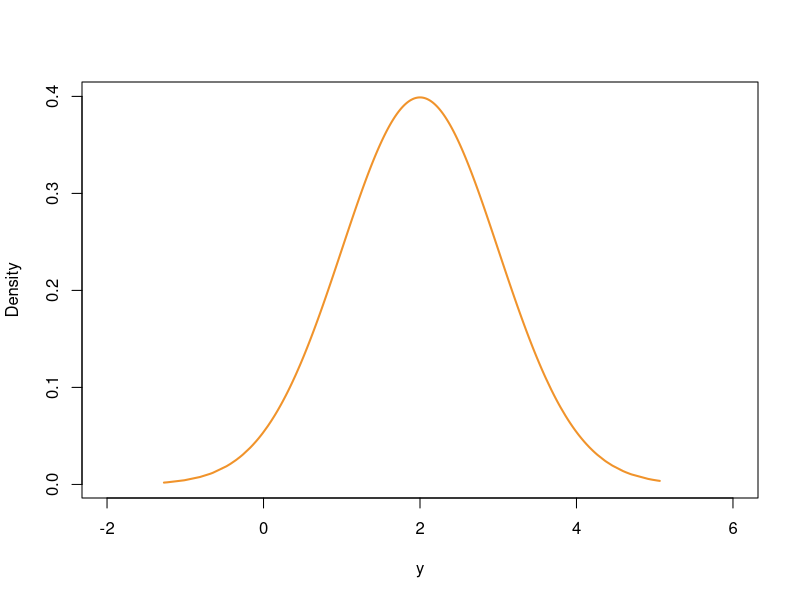

Write R code to recreate this figure.
##2023-10-06 r语言练习题
###1. 创建[1,100]之间所有奇数组成的向量
odd_vec = seq(1,100,2)
odd_vec

###2. 将长度为200的数值型向量t中第5个元素删除，并在此位置中添加元素11和21
vec = seq(1,200)
length(vec)
vec = vec[-c(5)]  #删除第五个元素
vec = append(vec,11,after=4)
vec = append(vec,21,after=5)
vec

###3. 将1到24构成的自然数序列构建为行数为3、列数为4、组数为2的数组并访问第二组数据
y = c(1:24)
t = array(y,c(3,4,2))
print(t[,,2]) #访问第二组数据

###4. 定义一个4行5列的三维数组，数值为1:60, 行命名为c('R1','R2','R3','R4')，列命名为c('C1','C2','C3','C4','C5')，维度命名为c('T1','T2','T3')
y1 = c(1:60)
row_names = c('R1','R2','R3','R4')
col_names = c('C1','C2','C3','C4','C5')
dim_names = c('T1','T2','T3')
t1 = array(y1,c(4,5,3),dimnames = list(row_names,col_names,dim_names))
t1

###5. 根据下面给定的列，创建一个数据框，命名为ForeDataFrm
# > X = c(1,1,1)
# > Y = c(2,2,2)
# > temp = c(14.7,18.5,25.9)
# > RH = c(66,73,41)
# > wind = c(2.7,8.5,3.6)
# > rain = c(0,0,0)
# > area = c(0,0,0)
# > month = c('aug','aug','aug')
# > day = c('fri','fri','fri')
X = c(1,1,1)
Y = c(2,2,2)
temp = c(14.7,18.5,25.9)
RH = c(66,73,41)
wind = c(2.7,8.5,3.6)
rain = c(0,0,0)
area = c(0,0,0)
month = c('aug','aug','aug')
day = c('fri','fri','fri')
res = cbind(X,Y,temp,RH,wind,rain,area,month,day)
ForeDataFrm = data.frame(res)
ForeDataFrm


###6. 查看ForeDataFrm数据框的列名
col_name = colnames(ForeDataFrm)
col_name

###7. 判断ForeDataFrm是否是数据框类型
print(is.data.frame(ForeDataFrm))

###8. 访问ForeDataFrm数据框的第1列和第3列
col1 = ForeDataFrm[1]
col3 = ForeDataFrm[3]

###9. 访问ForeDataFrm中wind这一列
Fwind_ = ForeDataFrm["wind"]

###10. 判断a=123.4和b='123.4'是否为数值型，整数型，字符串型，逻辑型
a=123.4
b='123.4'
######数值型
print(is.numeric(a))
print(is.numeric(b))
######整数型
print(is.integer(a))
print(is.integer(b))
######字符串型
print(is.character(a))
print(is.character(b))
######逻辑型
print(is.logical(a))
print(is.logical(b))

###11. 查看向量a和b的数据类型
a=123.4
b='123.4'
print(class(a))
print(class(b))

###12. 将a转换为字符串类型，将b转换为浮点型
a=123.4
b='123.4'
a = as.character(a)
a
b = as.double(b)
b

###13. 将e = c(1:10)向量转换为矩阵
e = c(1:10)
e = as.matrix(e)
e

###14. 计算以2为底10的对数的平方根，并保留3位小数位数
out = round(sqrt(log(10,2)),3) 
out

###15. 计算向量y的和，累计和，连乘积
y = c(1:10)
sum1 = sum(y)
sum1  ##和
cumsum1 = cumsum(y)
cumsum1  ##累积和
cumprod1 = cumprod(y)
cumprod1  ##连乘积

### 16. 生成一个4行4列的单位矩阵
mat = diag(4)
mat

###17. 生成2个2行2列的矩阵m和n，一个值全是1，一个值全是2
m = matrix(1,2,2)
n = matrix(2,2,2)
m
n

###18. 计算矩阵m和矩阵n相乘后的结果mn，并输出正对角元素值
mn = m%*%n
mn
mn_diag = diag(mn)
mn_diag

###19. 以1:9按照行优先方式生成3行3列的矩阵mm，并求该矩阵的转置矩阵
mm = matrix(1:9,3,3,byrow = TRUE)
mm_t = t(mm)  #转置

###20. 求上一步生成的mm矩阵的特征值和特征向量
mm = matrix(1:9,3,3,byrow = TRUE)
eigen_mm = eigen(mm)
print(eigen_mm$values) #特征值
print(eigen_mm$vectors) #特征向量

###21. 分别使用repeat和for循环依次打印50以内的6的倍数
#####repeat循环
i = 6
repeat{ 
  if(i > 50) break 
  else {
    print(i)
    i = i + 6
    }
  }
#####for循环
for (i in 1:50) {
  if(i%%6==0){
    print(i)
  }else{
    next
  }
}

###22. 计算从1加到100，至少采用3种不同的方法
y2 = 1:100
######方法一
sum1 = sum(y2)
sum1
######方法二
sum2 = 0
for (i in 1:100) {
  sum2 = i + sum2
}
sum2
######方法二
i = 1
sum3 = 0
repeat{ 
  if(i > 100) break 
  else {
    sum3 = sum3 + i
    i = i + 1
  }
}
sum3

###23. 将y从小到大排序，然后用排好的值，做出其正态分布密度图
y = rnorm(1000, mean = 2, sd = 1)
y = sort(y)
y1 = dnorm(y,2,1)
plot(y, y1, type = "l", col="#f0932b", ylab = "Density", lwd=2, xlim = c(-2,6))

###24.	请利用R代码编写一函数程序如下，并计算F(5)，
#########F(n)=1^3+2^3+3^3+……+n^3by
sum_ <- function(n){
  sum1 = 0
  if(n>0&&n%%1==0){
     for (i in 1:n) {
      sum1 = i*(3^i) + sum1
     }
    return(sum1)
  }else{
    return("n输入错误，请重新输入n并重新执行程序")
  }
}
res = sum_(5.5)
res

###25.用R来计算以下公式，并保留两位小数
res = (abs(exp(1)-(exp(2)^2)))^(1/3)
result = round(res,2)
result

### 26.	以1:6按照列的顺序生成2行3列的数据，并计算每行每列的最大最小值
mat = matrix(1:6,2,3)
mat = data.frame(mat)
#####列的最大值，最小值
max_col = apply(mat, 2, max) #最大值
min_col = apply(mat, 2, min) #最小值
#####行的最大值，最小值
max_row = apply(mat, 1, max) #最大值
min_row = apply(mat, 1, min) #最小值


